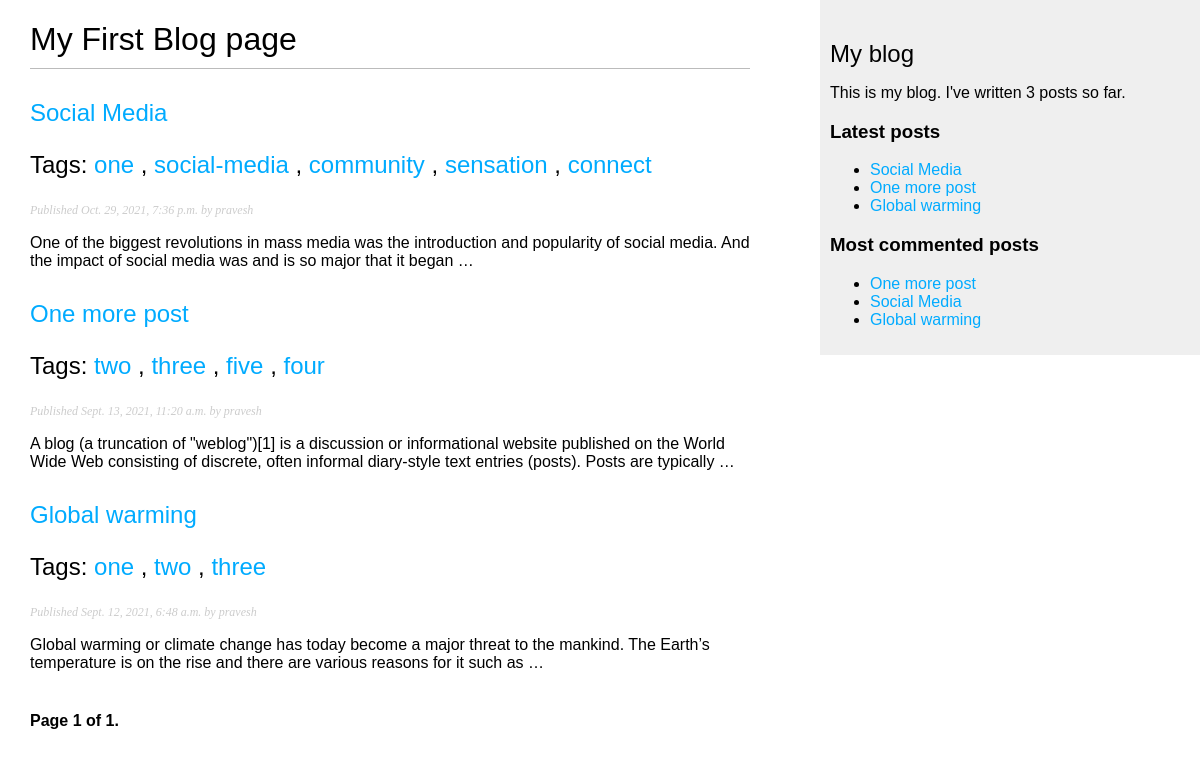
The page /blog/ on the database as committed earlier.
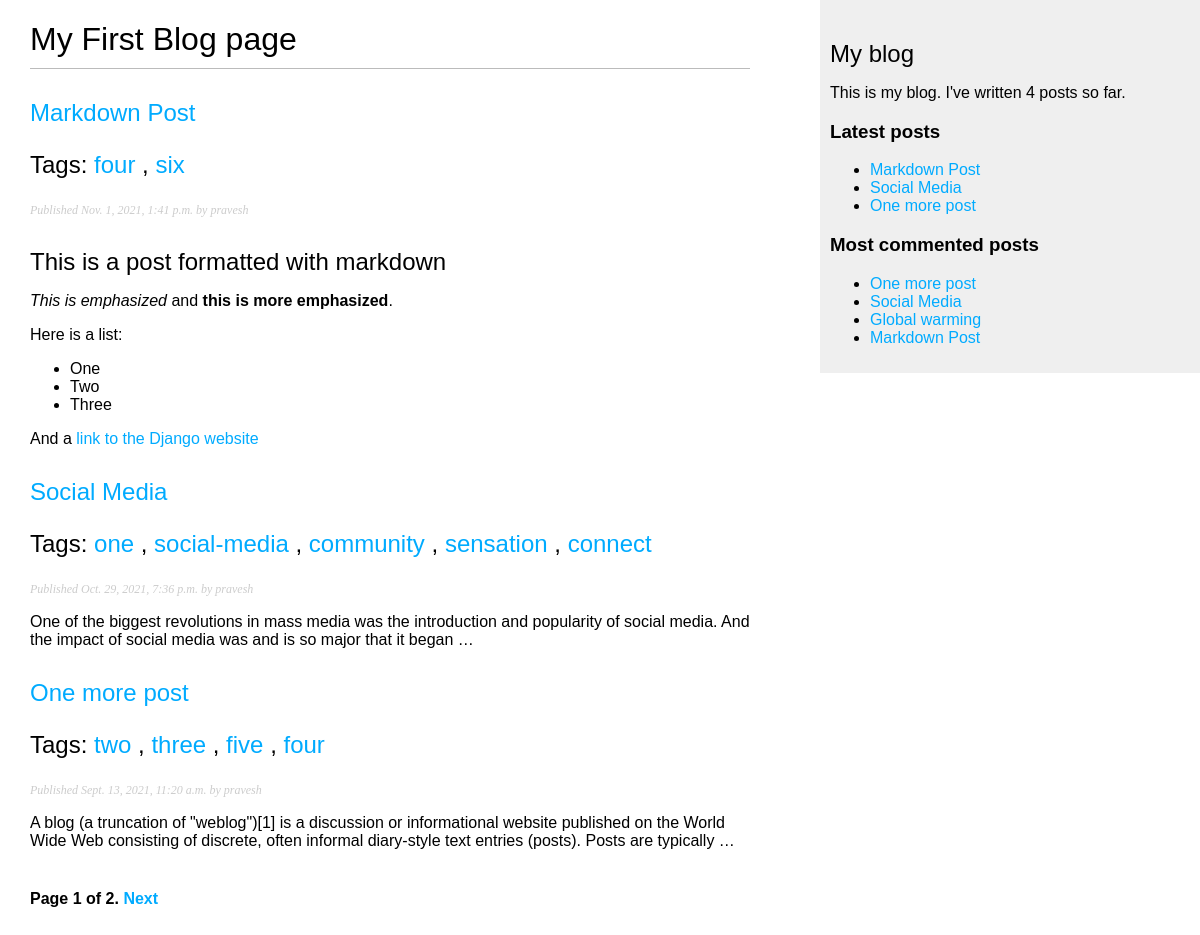
The same page on the database as committed later.
### blog/models.py (models this page shows, shortened)
class Post(models.Model):
    objects = models.Manager()              #default manager
    published = PublishedManager()          #custom manager
    STATUS_CHOICES = (
        ('draft', 'Draft'),
        ('published', 'Published'),
        )
    title = models.CharField(max_length=250)
    slug = models.SlugField(
        max_length=250,
        unique_for_date='publish'
        )
    author = models.ForeignKey(
        User,
        on_delete=models.CASCADE,
        related_name='blog_posts'
        )
    body = models.TextField()
    publish = models.DateTimeField(default=timezone.now)
    created = models.DateTimeField(auto_now_add=True)
    updated = models.DateTimeField(auto_now=True)
    status = models.CharField(
        max_length=10,
        choices=STATUS_CHOICES,
        default='draft'
        )
    tags = TaggableManager()      #The tags manager allows to add, retrieve, and remove tags from Post
    def get_absolute_url(self):
        return reverse(
            'blog:post_detail',
            args=[self.publish.year,
                self.publish.month,
                self.publish.day,
                self.slug]
        )
    class Meta:
        ordering = ('-publish',)

### blog/views.py (the view)
def post_list(request, tag_slug=None):
    object_list = Post.published.all()
    tag = None
    if tag_slug:
        tag = get_object_or_404(Tag, slug = tag_slug)
        object_list = object_list.filter(tags__in=[tag])
    paginator = Paginator(object_list, per_page=3)      #3 posts in each page
    page = request.GET.get('page')
    try:
        posts = paginator.page(page)
    except PageNotAnInteger:
        posts = paginator.page(1)
    except EmptyPage:
        posts = paginator.page(paginator.num_pages)
    args = {
            'page': page,
            'posts': posts,
            'tag': tag
            }
    return render(
        request,
        'blog/post/list.html',
        args
        )

### blog/models.py (called while the page is built)
    def get_queryset(self):
        return super(PublishedManager, self).get_queryset().filter(status='published')

### blog/templatetags/blog_tags.py (called while the page is built)
@register.simple_tag
def total_posts():
    return Post.published.count()

@register.inclusion_tag('blog/post/latest_posts.html')
def show_latest_posts(count=5):
    latest_posts = Post.published.order_by('-publish')[:count]
    args = {'latest_posts': latest_posts}
    return args

@register.simple_tag
def get_most_commented_posts(count = 5):
    return Post.published.annotate(total_comments=Count('comments')).order_by('-total_comments')[:count]

@register.filter(name='markdown')
def markdown_format(text):
    return mark_safe(markdown.markdown(text))

### blog/templates/blog/post/list.html (shortened to what this page needs)
{% extends "blog/base.html" %}
{% load blog_tags %}
{% block content %}
    <h1>My First Blog page</h1>
    {% for post in posts %}
        <h2>
            <a href="{{ post.get_absolute_url }}">
                {{ post.title }}</a>
            <p class="tags">
                Tags:
                {% for tag in post.tags.all %}
                <a href="{% url "blog:post_list_by_tag" tag.slug %}">
                {{ tag.name }}
                </a>
                {% if not forloop.last %}, {% endif %}
                {% endfor %}
            </p>
        </h2>
        <p class="date">
            Published {{ post.publish }} by {{ post.author }}
        </p>
        {{ post.body|markdown|truncatewords_html:30 }}
    {% endfor %}
    {% include "pagination.html" with page=posts %}
{% endblock %}

### blog/templates/blog/base.html (shortened to what this page needs)
{% load blog_tags %}
{% load static %}
<!DOCTYPE html>
<html>
    <head>
        <link href="{% static "css/blog.css" %}" rel="stylesheet">
    </head>
    <body>
        <div id="content">
            {% block content %}
            {% endblock %}
        </div>
        <div id="sidebar">
            <h2>My blog</h2>
            <p>This is my blog. I've written {% total_posts %} posts so far.</p>
            <h3>Latest posts</h3>
            {% show_latest_posts 3 %}
            <h3>Most commented posts</h3>
            {% get_most_commented_posts as most_commented_posts %}
            <ul>
                {% for post in most_commented_posts %}
                <li>
                    <a href="{{ post.get_absolute_url }}">{{ post.title }}</a>
                </li>
                {% endfor %}
            </ul>
        </div>
    </body>
</html>

### blog/templates/blog/post/latest_posts.html
<ul>
    {% for post in latest_posts %}
    <li>
        <a href="{{ post.get_absolute_url }}">{{ post.title }}</a>
    </li>
    {% endfor %}
</ul>

Rows that differ between the two databases and show on the page:
no longer on one of the page's lists (row unchanged): Post: title "Global warming", publish "Sept. 12, 2021, 6:48 a.m.", author "pravesh", body "Global warming or climate change has today become a major threat to the mankind. The Earth’s temperature is on the rise and there are various reasons for it such as …"
added Post: title "Markdown Post", publish "Nov. 1, 2021, 1:41 p.m.", author "pravesh", body "This is a post formatted with markdown This is emphasized and this is more emphasized . Here is a list: One Two Three And a link to the Django website", Tag (name "four")
added Tag: name "six", shown under "Markdown Post"
computed for Post "Global warming": loses Tag (name "one"); loses Tag (name "two"); loses Tag (name "three")
Other text that changed with them:
{{ page.paginator.num_pages }}: "1" → "2"
text no longer shown: "3"
text now shown: "Next 4"
